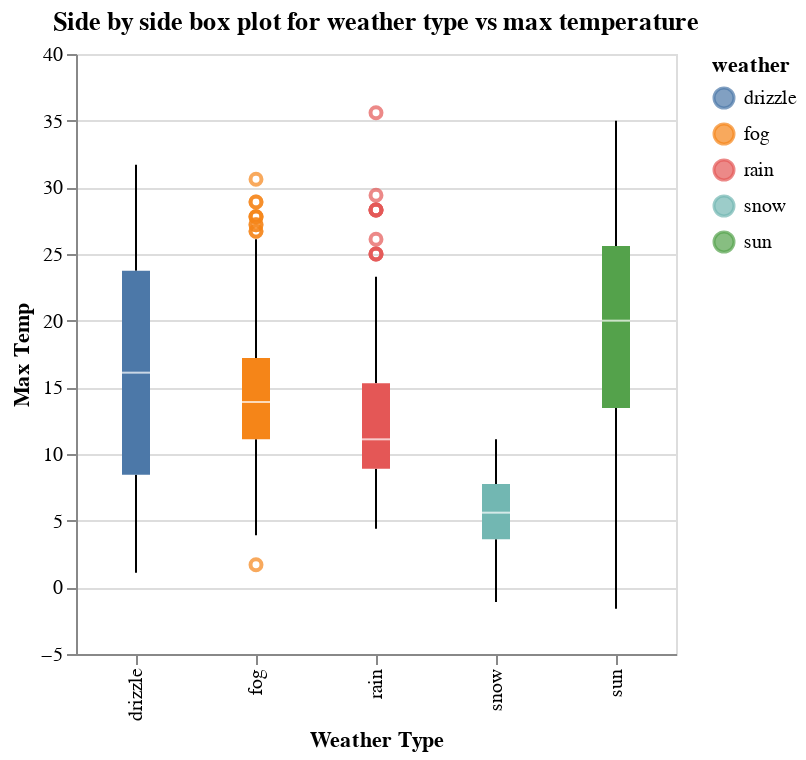

Notebook code cell kept with this figure:
### Code cell
alt.Chart(weather).mark_boxplot().encode(
    alt.X('weather:N', title = 'Weather Type'),
    alt.Y('temp_max:Q', title = 'Max Temp'),
    alt.Color('weather:N'),
    alt.Tooltip(['weather', 'temp_max'])).properties(
    title = 'Side by side box plot for weather type vs max temperature',
    width = 300
)

### Figure 1 — Vega-Lite specification as saved in the notebook (floating-point values rounded to 4 significant figures; data arrays with more than 128 entries replaced by an {"elided": "..."} marker saying what was removed)
{"config": {"view": {"continuousWidth": 300, "continuousHeight": 300}}, "data": {"name": "data-830c39fec90146253fb06a06c26374ef"}, "mark": {"type": "boxplot"}, "encoding": {"color": {"field": "weather", "type": "nominal"}, "tooltip": [{"field": "weather", "type": "nominal"}, {"field": "temp_max", "type": "quantitative"}], "x": {"field": "weather", "title": "Weather Type", "type": "nominal"}, "y": {"field": "temp_max", "title": "Max Temp", "type": "quantitative"}}, "title": "Side by side box plot for weather type vs max temperature", "width": 300, "$schema": "https://vega.github.io/schema/vega-lite/v5.8.0.json", "datasets": {"data-830c39fec90146253fb06a06c26374ef": {"elided": "1461 records"}}}
